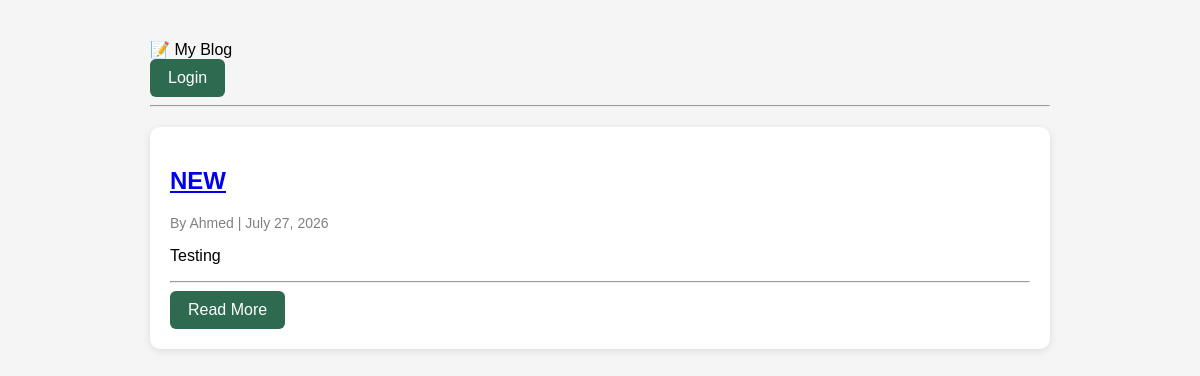
Before: / with the older database file.
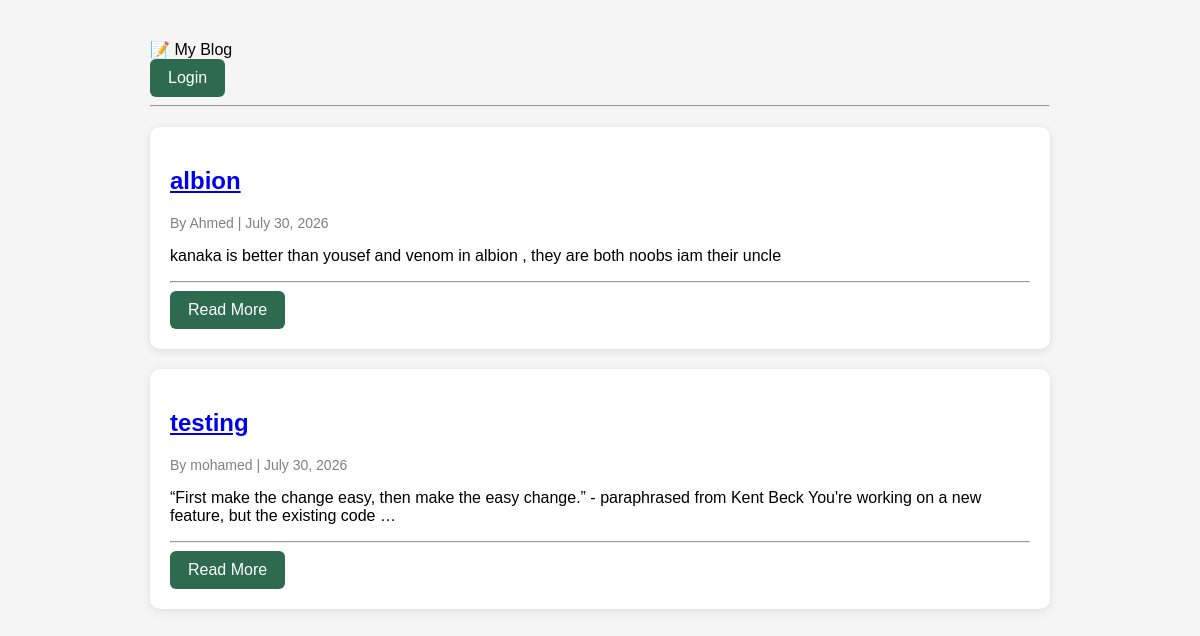
After: the same page with the newer database file.
### blog/models.py (models this page shows, shortened)
class Post(models.Model):
    title = models.CharField(max_length=250)
    body = models.TextField()
    published_on = models.DateField()
    author = models.ForeignKey(Author, on_delete=models.CASCADE)

class Author(models.Model):
    name = models.CharField(max_length=100)

### blog/views.py (the view)
# urls.py: path("", views.PostListView.as_view(), name="post_list"),
class PostListView(ListView):
    model = Post
    template_name = "blog/post_list.html"
    context_object_name = "posts"

### blog/templates/blog/post_list.html (shortened to what this page needs)
{% extends "blog/base.html" %}
{% block content %}
{% for post in posts %}
<div class="card post-card">
    <h2>
        <a href="{% url 'post_detail' post.id %}">
            {{ post.title }}
        </a>
    </h2>
 <p class="meta">
    By {{ post.author.name }} |
    {{ post.published_on|date:"F d, Y" }}
</p>
    <p>
        {{ post.body|truncatewords:25 }}
    </p>
    <hr>
    <div class="button-group">
        <a href="{% url 'post_detail' post.id %}" class="btn view-btn">
            Read More
        </a>
    </div>
</div>
{% empty %}
<p>No posts available.</p>
{% endfor %}
{% endblock %}

### blog/templates/blog/base.html (shortened to what this page needs)
{% load static %}
<!DOCTYPE html>
<html lang="en">
<head>
    <link rel="stylesheet" href="{% static 'blog/style.css' %}">
</head>
<body>
<div class="container">
    <div class="top-bar">
    <div class="logo">
        📝 My Blog
    </div>
    <div class="user-area">
        {% if user.is_authenticated %}
            <span class="welcome">
                Welcome, {{ user.username }}
            </span>
            <a href="{% url 'create_post' %}" class="btn">
                + New Post
            </a>
            <form action="{% url 'logout' %}" method="post">
                {% csrf_token %}
                <button class="btn" type="submit">
                    Logout
                </button>
            </form>
        {% else %}
            <a class="btn" href="{% url 'login' %}">
                Login
            </a>
        {% endif %}
    </div>
</div>
    <header>
        <hr>
    </header>
    {% block content %}
    {% endblock %}
</div>
</body>
</html>

### blog/static/blog/style.css (style rules this page uses)
body { font-family: Arial, Helvetica, sans-serif; background:#f5f5f5; margin:0; }
.container { width:80%; max-width:900px; margin:40px auto; }
header { text-align:center; }
h2 { color:#2d6a4f; }
.card { background:white; padding:20px; margin:20px 0; border-radius:10px; box-shadow:0 2px 8px rgba(0,0,0,.1); }
.meta { color:gray; font-size:14px; }
.btn { display:inline-block; text-decoration:none; background:#2d6a4f; color:white; padding:10px 18px; border-radius:6px; }

Changed rows visible on the page:
changed Post "Ahmed": title "NEW" → "albion"; published_on "July 27, 2026" → "July 30, 2026"; body "Testing" → "kanaka is better than yousef and venom in albion , they are both noobs iam their uncle"
added Post: title "testing", author.name "mohamed", published_on "July 30, 2026", body "“First make the change easy, then make the easy change.” - paraphrased from Kent Beck You're working on a new feature, but the existing code …"
